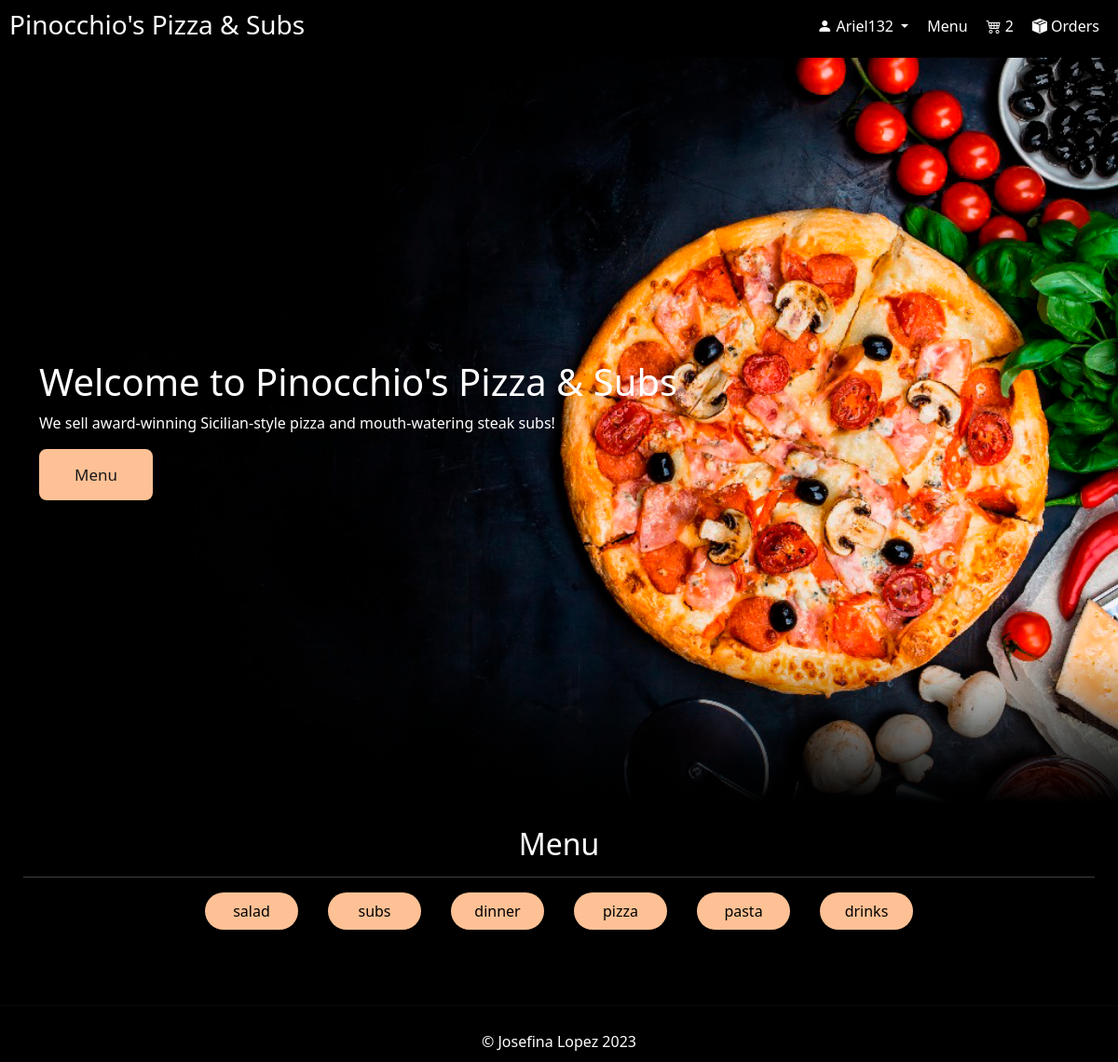
The page / (signed in) on the database its author committed.
### orders/models.py (models this page shows, shortened)
class Category_Food(models.Model):
    name_category = models.CharField(max_length=255, choices=CATEGORY_FOOD)

### orders/views.py (the view)
# urls.py: path("", views.index, name="index"),
def index(request):
    user = request.user.username
    user_id = request.user.id
    ct_fod = Category_Food.objects.all()
    cant = 0
    is_admin = request.user.is_superuser
    if not user:
        return redirect("login")
    else:
        cant = Cart.objects.filter(user_id=user_id).count()
        order = (
            Orders.objects.filter(user_id=user_id)
            .distinct()
            .values("user_id", "order_date", "status", "direccion_de_entrega")
        )
        if is_admin:
            orders_with_details = (
                Orders.objects.all()
                .select_related("user")
                .prefetch_related("order_details_set")
                .all()
            )
        else:
            orders_with_details = (
                Orders.objects.filter(Q(user_id=user_id))
                .select_related("user")
                .prefetch_related("order_details_set")
                .all()
            )
        return render(
            request,
            "index.html",
            {
                "Category": ct_fod,
                "username": user,
                "user_id": user_id,
                "cant": cant,
                "orders_with_details": orders_with_details,
                "isadmin": is_admin,
            },
        )

### orders/templates/index.html (shortened to what this page needs)
{% extends 'base.html' %}
{% load static %}
{% block main %}
<div class="cover-container">
    <div class="container">
        <h1>Welcome to Pinocchio's Pizza & Subs</h1>
        <p>We sell award-winning Sicilian-style pizza and mouth-watering steak subs!</p>
        <a href="#Menu">
            <button>Menu
                <div class="star-1">
                    <img src="{% static '/img/svgs/star1.svg' %}" class="star-1">
                </div>
                <div class="star-2">
                    <img src="{% static '/img/svgs/star2.svg' %}" class="star-2">
                </div>
                <div class="star-3">
                    <img src="{% static '/img/svgs/star3.svg' %}" class="star-3">
                </div>
                <div class="star-4">
                    <img src="{% static '/img/svgs/star4.svg' %}" class="star-4">
                </div>
                <div class="star-5">
                    <img src="{% static '/img/svgs/star5.svg' %}" class="star-5">
                </div>
                <div class="star-6">
                    <img src="{% static '/img/svgs/star6.svg' %}" class="star-6">
                </div>
            </button>
        </a>
    </div>
</div>
<div class="Container-Menu" id='Menu'>
    <h2 style='text-align: center;'>Menu</h2>
    <hr>
    <div class="xd">
        {%for ct in Category%}
        <div class="container-ct">
            <a href="/category/food/{{ct.id}}" class="btcat d-inline-block nounderline">
                {{ct.name_category}}
            </a>
        </div>
        {%endfor%}
    </div>
    <div class="cat">
    </div>
</div>
{%endblock%}

### orders/templates/base.html (shortened to what this page needs)
{% load static %}
<!DOCTYPE html>
<html lang="en">
    <head>
        <link rel="stylesheet" href="{% static 'style.css' %}">
        <link rel="stylesheet" href="https://cdn.jsdelivr.net/npm/bootstrap-icons@1.10.5/font/bootstrap-icons.css">
        <link href="https://cdn.jsdelivr.net/npm/bootstrap@5.3.1/dist/css/bootstrap.min.css" rel="stylesheet"
>
        <link rel="stylesheet" href="{% static 'style.css' %}">
        <link rel="stylesheet" href="https://cdnjs.cloudflare.com/ajax/libs/font-awesome/6.2.1/css/all.min.css"
 />
    </head>
    <body>
        <header>
            <a href="#">
                <h3>Pinocchio's Pizza & Subs</h3>
            </a>
            <nav>
                {%if username%}
                <ul>
                    <li class="user-dropdown">
                        <a href="#" data-bs-toggle="dropdown" class="dropdown-toggle">
                            <i class="bi bi-person-fill"></i> {{username}}
                        </a>
                    </li>
                    <li><a href="#Menu">Menu</a></li>
                    <li><a href="#" class="nav-link" data-bs-toggle="modal" data-bs-target="#exampleModal2" id='cart'><i class="bi bi-cart4" id='cant'></i> {{cant}}</a></li>
                    <li><a href="#" class="nav-link" data-bs-toggle="modal" data-bs-target="#exampleModal3" id='cart'><i class="bi bi-box-seam-fill"></i> Orders</a></li>
                </ul>
            </nav>
            {%endif%}
        </header>
        {%block main%}
        {%endblock%}
        <footer id="footer">
            <hr>
            <p>&copy; Josefina Lopez 2023</p>
        </footer>
    </body>
</html>

### orders/static/style.css (style rules this page uses)
header { background-color: black; color: white; padding: 10px; display: flex; justify-content: space-between; }
header a { text-decoration: none; color: white; }
.cat { display: grid; grid-template-columns: repeat(3, 1fr); grid-gap: 20px; place-items: center; padding: 1rem; }
body { margin: 0; padding: 0; }
nav { position: relative; top: 0.4rem; }
nav ul, li { list-style: none; padding: 0; margin: 0; display: flex; }
nav ul { justify-content: end; }
nav li { margin: 0 10px; position: relative; }
nav a { text-decoration: none; color: white; }
#footer { background-color: rgb(0, 0, 0); position: absolute; width: 100%; }
#footer p { color: white; text-align: center; padding: 10px; margin: 0; }
.Container-Menu { padding: 25px; overflow-y: auto; background: black; position: relative; color: white; }
button { position: relative; padding: 12px 35px; background: #FEC195; font-size: 17px; font-weight: 500; color: #181818; border: 3px solid #FEC195; border-radius: 8px; box-shadow: 0 0 0 #fec1958c; transition: all .3s ease-in-out; }
.star-1 { position: absolute; top: 20%; left: 20%; width: 25px; height: auto; filter: drop-shadow(0 0 0 #fffdef); z-index: -5; transition: all 1s cubic-bezier(0.05, 0.83, 0.43, 0.96); }
.star-2 { position: absolute; top: 45%; left: 45%; width: 15px; height: auto; filter: drop-shadow(0 0 0 #fffdef); z-index: -5; transition: all 1s cubic-bezier(0, 0.4, 0, 1.01); }
.star-3 { position: absolute; top: 40%; left: 40%; width: 5px; height: auto; filter: drop-shadow(0 0 0 #fffdef); z-index: -5; transition: all 1s cubic-bezier(0, 0.4, 0, 1.01); }
.star-4 { position: absolute; top: 20%; left: 40%; width: 8px; height: auto; filter: drop-shadow(0 0 0 #fffdef); z-index: -5; transition: all .8s cubic-bezier(0, 0.4, 0, 1.01); }
.star-5 { position: absolute; top: 25%; left: 45%; width: 15px; height: auto; filter: drop-shadow(0 0 0 #fffdef); z-index: -5; transition: all .6s cubic-bezier(0, 0.4, 0, 1.01); }
.star-6 { position: absolute; top: 5%; left: 50%; width: 5px; height: auto; filter: drop-shadow(0 0 0 #fffdef); z-index: -5; transition: all .8s ease; }
.btcat, .btncat { color: black; padding: 0.5rem; border-radius: 32px; text-align: center; width: 100px; text-decoration: none; background: #FEC195; font-weight: 500; }
.xd { display: flex; justify-content: center; gap: 2rem; margin: 0.5rem; }

### rows shown on the page
Category_Food: name_category "salad"
Category_Food: name_category "subs"
Category_Food: name_category "dinner"
Category_Food: name_category "pizza"
Category_Food: name_category "pasta"
Category_Food: name_category "drinks"

### other values the page prints
{{ username }} "Ariel132"
{{ cant }} "2"
